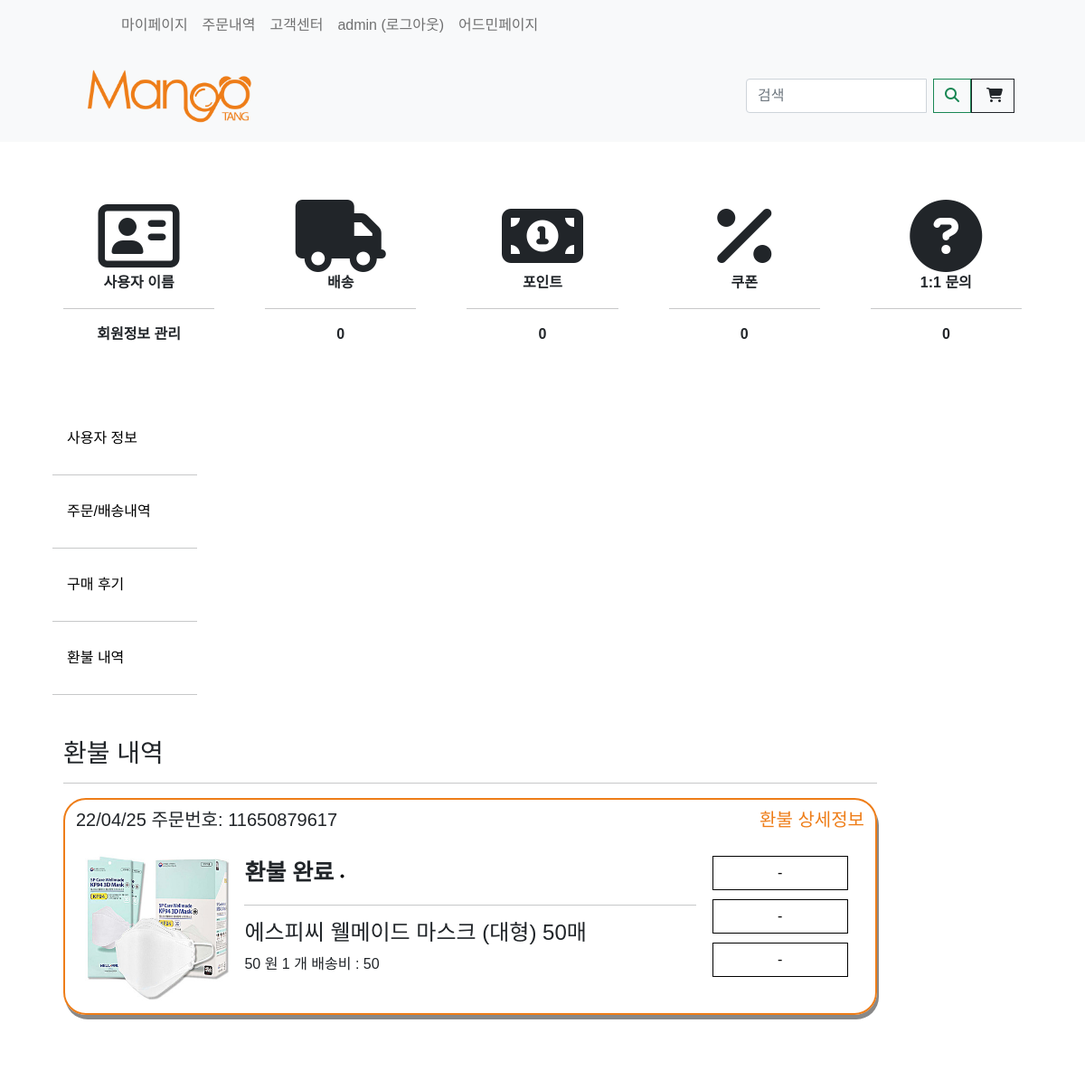
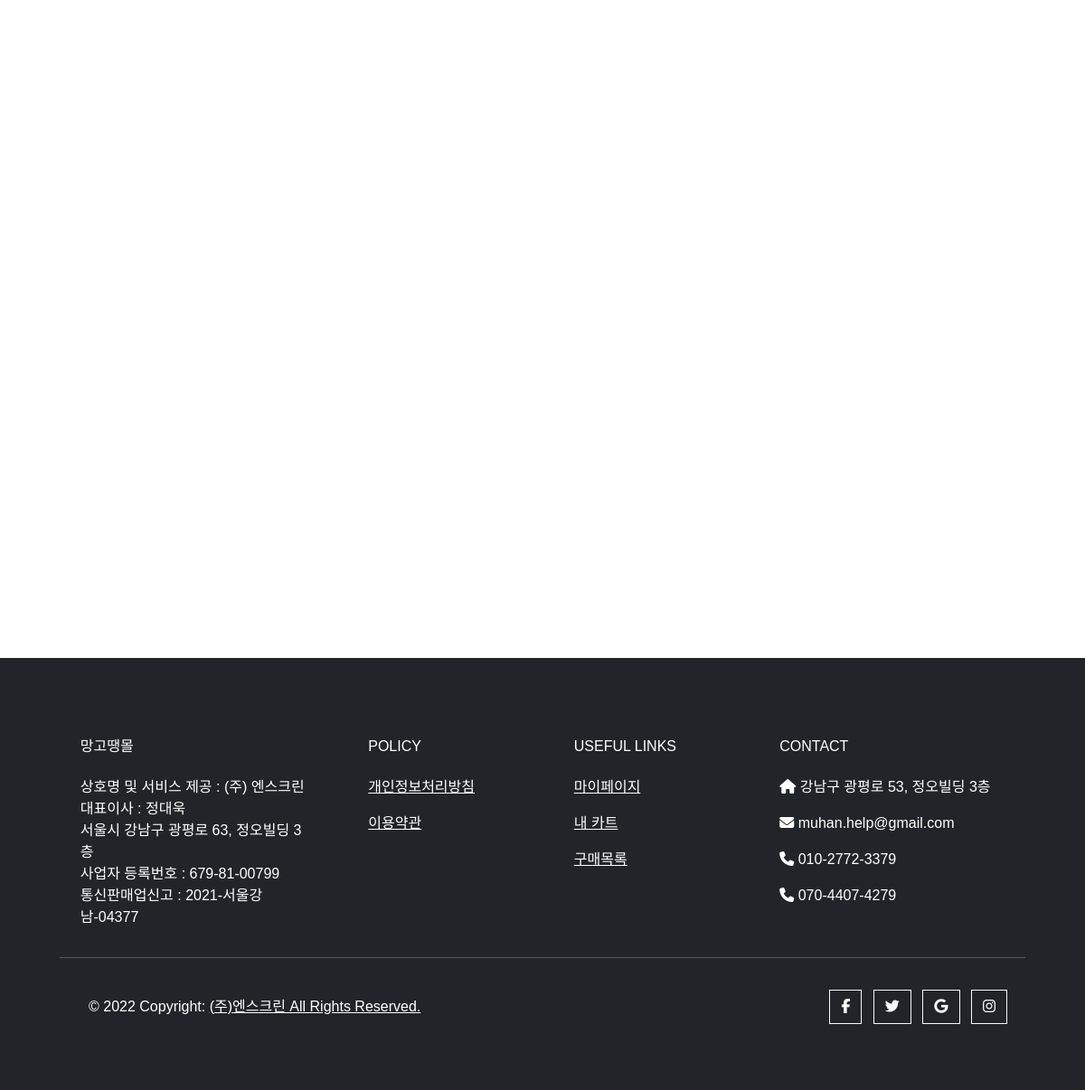
The page /mypage/refundlist (signed in) on the database its author committed (2 pictures, top to bottom).
### store/models.py (models this page shows, shortened)
class OrderItem(models.Model):
    DELIVER_COMPANY = (
        ('04', 'CJ대한통운'),
        ('05', '한진택배'),
        ('08', '롯데택배'),
        ('06', '로젠택배'),
        ('01', '우체국택배'),
        ('46', 'CU편의점택배'),
        ('24', 'GS Postbox 택배	'),
    )
    product = models.ForeignKey(Product, on_delete=models.SET_NULL, null=True)
    order = models.ForeignKey(Order, on_delete=models.SET_NULL, null=True, blank=True)
    orderHistory = models.ForeignKey(OrderHistory, on_delete=models.SET_NULL, null=True)
    deliver_state = models.CharField(max_length=200, null=True, blank=True)
    quantity = models.IntegerField(default=0, null=True, blank=True)
    date_added = models.DateTimeField(auto_now_add=True)
    item_option_bool = models.BooleanField(default=False, blank=False, null=True)
    deliver_company = models.CharField(max_length=200, choices=DELIVER_COMPANY, null=True, blank=True)
    track_number = models.IntegerField(null=True, blank=True) # 송장번호
    @property  # 배송비
    def get_delivery_price(self):
        return self.product.shipment_price
    @property  # 옵션 포함 가격
    def get_all_total(self):
        total = self.product.price_discount * self.quantity
        orderOptions = self.orderitemoption_set.all()  # 해당 order의 자식 가져와서
        total += sum([item.get_total for item in orderOptions])  # 다더함함
        return total

class OrderHistory(models.Model):
    customer = models.ForeignKey(Customer, on_delete=models.SET_NULL, null=True, blank=True)
    order_name = models.CharField(max_length=200, null=True, blank=True)
    date_ordered = models.DateTimeField(auto_now_add=True)
    date_completed = models.DateTimeField(null=True, blank=True)
    track_number = models.IntegerField(null=True, blank=True)  # 송장번호
    payment_state = models.BooleanField(default=False)  # 결제 상태
    shipping_fee = models.IntegerField(null=True, blank=True)
    order_number = models.IntegerField(null=True, blank=True)  # 주문번호
    email = models.EmailField(null=True, blank=True)
    total_fee = models.IntegerField(null=True, blank=True)
    post_code = models.CharField(max_length=200, null=True, blank=True)
    recipent_address1 = models.CharField(max_length=200, null=False)
    recipent_address2 = models.CharField(max_length=200, null=False)
    recipent_number = models.CharField(max_length=50, null=False)
    recipent_name = models.CharField(max_length=50, null=False)
    order_request = models.CharField(max_length=100, null=False)
    orderer_number = models.CharField(max_length=100, null=False)
    orderer_name = models.CharField(max_length=100, null=False)
    receipt_url = models.CharField(max_length=500, null=True, blank=True)  # 아임포트 결제 영수증
    status = models.CharField(max_length=100, null=True, blank=True)  # 주문 상태
    emb_pg_provider = models.CharField(max_length=100, null=True,
                                       blank=True)  # 아임포트 결제 방법 (네이버페이, 카카오 페에, 토스 페이... etc)
    imp_uid = models.CharField(max_length=100, null=True, blank=True)  # 아임포트 주문번호
    pay_method = models.CharField(max_length=100, null=True, blank=True)  # 결제방법 (카드, 무통장... etc)

class Product(models.Model):
    product_name = models.CharField(max_length=200)  # 제품이름
    price = models.FloatField(null=False, blank=False)
    image_detail = models.ImageField(null=True, blank=True)  # 제품 상세 정보
    image_title = models.ImageField(null=True, blank=True)  # 메인 이미지
    image_introduce = models.ImageField(null=True, blank=True)  # 제품 소개
    seller_code = models.CharField(max_length=50, null=False, blank=False)  # 제품
    price_discount = models.FloatField(null=True)  # 할인된 가격
    discount = models.IntegerField(null=True)  # 할인율
    stock = models.IntegerField()  # 수량
    first_title = models.CharField(max_length=200)  # 제품 상세페이지 메인 타이틀
    second_title = models.CharField(max_length=200)  # 제품 상세페이지 두 번째 타이틀
    shipment_price = models.IntegerField(blank=True)  # 배송 비용용    hash_tag = models.CharField(max_length=200)
    option_bool = models.BooleanField(default=False, blank=False, null=True)  # 옵션의 유무
    collection_tag = models.CharField(max_length=200, null=True)
    item_company = models.CharField(null=False, max_length=200)
    product_status = models.BooleanField(default=False, blank=False, null=True)

### mypage/views.py (the view)
# urls.py: path('mypage/refundlist', views.refundlist, name="refundlist"),
@login_required(login_url='account_login')
def refundlist(request):
    customer = request.user.customer
    orderHistory = OrderHistory.objects.filter(customer=customer)
    orderItem = []
    for order in orderHistory:
        orderItem += order.orderitem_set.all()
    context = {'orderItem': orderItem}
    return render(request, 'mypage/refundlist.html', context)

### templates/mypage/refundlist.html (shortened to what this page needs)
{% extends 'store/mypage.html' %}
{% load static %}
{% block mypage %}
    <div class="container" style=" height: 90rem">
        <div class="item">
            <h3>환불 내역</h3>
            <hr>
        </div>
        {% for item in orderItem %}
            {% if item.deliver_state == "refunded" %}
                <div class=" container" id="rcorners2" style=" height: 15rem;">
                    <div class="item" style="padding-top: 10px">
                        <div><h5>{{ item.orderHistory.date_completed | date:'y/m/d' }}
                            주문번호: {{ item.orderHistory.order_number }} <a class="orderlist-detail"
                                                                          href="#"
                                                                          style="float: right">환불 상세정보</a></h5>
                        </div>
                    </div>
                    <div class="item" style="padding: 10px; height: 200px">
                        <div class="container-orderlist" style="flex-direction: row;">
                            <div class="item-orderlist-picture">
                                <img style="width: 160px; height: 180px"
                                     src={{ item.product.image_title.url }}  alt="..."/>
                            </div>
                            <div class="item-orderlist-info" style=" margin: 10px;">
                                <span style="font-size: 25px; "><b>환불 완료</b></span>
                                <span><img src="{% static 'images/dot.png' %}" width="9" height="9"></span>
                                <hr>
                                {% if item.item_option_bool == True %}
                                    <h4>{{ item.product.product_name }} | 옵션: {{ item.get_all_option_name }}</h4>
                                {% else %}
                                    <h4>{{ item.product.product_name }}</h4>
                                {% endif %}
                                <span>{{ item.get_all_total | floatformat:0 }} 원 <span> {{ item.quantity }} 개</span> 배송비 : {{ item.get_delivery_price }}</span>
                            </div>
                            <div class="item-orderlist-button">
                                <div class="center-orderlist-option">
                                    <a class="nav-link-mypage btn"
                                       style="border-style: groove; border-color: black; width: 150px" href="#">-</a>
                                </div>
                                <div class="center-orderlist-option">
                                    <a class="nav-link-mypage btn"
                                       style="border-style: groove; border-color: black; width: 150px"
                                       href="#">-</a>
                                </div>
                                <div class="center-orderlist-option">
                                    <a class="nav-link-mypage btn"
                                       style="border-style: groove; border-color: black; width: 150px" href="#">-</a>
                                </div>
                            </div>
                        </div>
                    </div>
                </div>
            {% endif %}
        {% endfor %}
    </div>
{% endblock mypage %}

### templates/store/navbar.html (shortened to what this page needs)
{% load static %}
<nav class="navbar navbar-expand-lg navbar-light bg-light">
    <div class="bg-light container px-4 px-lg-5">
        <ul class="navbar-nav me-auto mb-2 mb-lg-0 ms-lg-5" style="">
            <li class="nav-item"><a href="{% url 'userinfo' %}"
                                    class="nav-link dropdown-menu-size-customer">마이페이지</a></li>
            <li class="nav-item"><a href="{% url 'orderhistory' %}"
                                    class="nav-link dropdown-menu-size-customer">주문내역</a></li>
            <li class="nav-item"><a href="{% url 'faq' %}"
                                    class="nav-link dropdown-menu-size-customer">고객센터</a></li>
            {% if user.is_authenticated %}
                <a class="nav-link" href="{% url 'logout' %}">{{ user.username }} (로그아웃)</a>
            {% else %}
                <li class="nav-item"><a href="{% url 'account_login' %}" class="nav-link dropdown-menu-size-customer">로그인</a>
                </li>
            {% endif %}
            {% if user.is_superuser %}
                <a class="nav-link" href={% url 'admin:index' %}>어드민페이지</a>
            {% endif %}
        </ul>
    </div>
</nav>
<nav class="navbar navbar-expand-lg navbar-light bg-light">
    <div class="container px-4 px-lg-5">
        <a href="{% url 'store' %}">
            <img src="{% static 'nscreen_logo/4_망고땡_로고 (영문).png' %}" width="220" alt="망고땡몰">
        </a>
        <div class="collapse navbar-collapse" id="navbarSupportedContent">
            <div class="row justify-content-end my-3">
                <div class="d-flex input-group">
                    <input class="form-control me-2 kw" type="text" style="width: 200px"
                           placeholder="검색" aria-label="검색"
                           value="{{ kw|default_if_none:'' }}">
                    <div class="input-group-append">
                        <button class="btn btn-outline-success" type="button" id="btn_search"><i
                                class="fas fa-search"></i></button>
                    </div>
                </div>
            </div>
            <a href="{% url 'cart' %}" class="nav-link-cart">
                <button class="btn btn-outline-dark" type="submit">
                    <i class="fas fa-shopping-cart"></i>
                </button>
            </a>
        </div>
    </div>
</nav>

### rows shown on the page
OrderItem: orderHistory.date_completed "22/04/25", orderHistory.order_number "11650879617", product.image_title (picture), product.product_name "에스피씨 웰메이드 마스크 (대형) 50매", get_all_total "50", quantity "1", get_delivery_price "50"

### other values the page prints
{{ user.username }} "admin"
